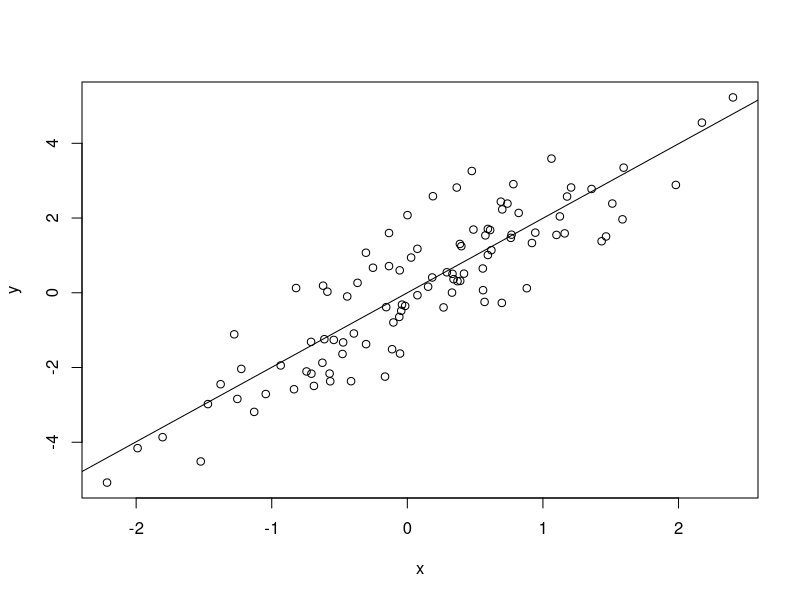
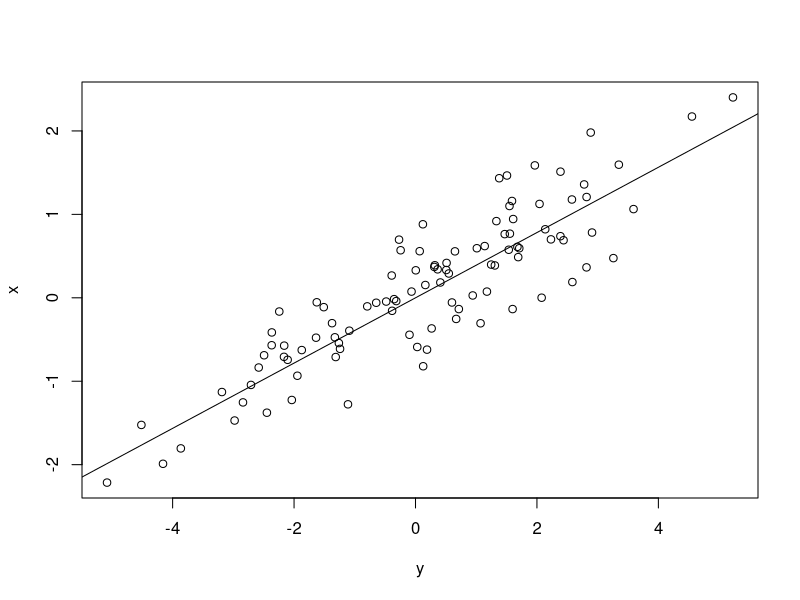

The R script that drew these images, in order:
#Exercises from book "An introduction to statistical learning: with applications in R"
#Chapter 3.7 - Exercise 11

set.seed(1)
x = rnorm(100)
y = 2*x+rnorm(100)
plot(x,y)

#Perform linear regression without intercept of y onto x
lm.fit <- lm(y~x+0)
abline(lm.fit)
summary(lm.fit) #est: 1.9939, stderr: 0.1065, t: 18.73, pval: <2e-16
#Strong evidence of relation (about 2 increase in y for each increase in x)

#Perform linear regression without intercept of x onto y
lm.fit.inv <- lm(x~y+0)
plot(y,x)
abline(lm.fit.inv)
summary(lm.fit.inv) #est: 0.39111, stderr: 0.02089, t: 18.73, pval: <2e-16
#Strong evidence of relation (about 0,4 increase in x for each increase in y)

#What is the relationship?
#The normal component (y = 2*x+norm) is such that est1 != 1/est2